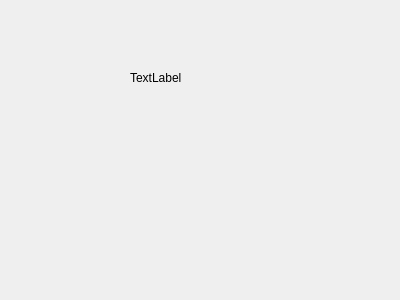
<?xml version="1.0" encoding="UTF-8"?>
<ui version="4.0">
 <class>Form</class>
 <widget class="QWidget" name="Form">
  <property name="geometry">
   <rect>
    <x>0</x>
    <y>0</y>
    <width>400</width>
    <height>300</height>
   </rect>
  </property>
  <property name="windowTitle">
   <string>Form</string>
  </property>
  <widget class="QLabel" name="label">
   <property name="geometry">
    <rect>
     <x>130</x>
     <y>70</y>
     <width>72</width>
     <height>15</height>
    </rect>
   </property>
   <property name="text">
    <string>TextLabel</string>
   </property>
  </widget>
 </widget>
 <resources/>
 <connections/>
</ui>
